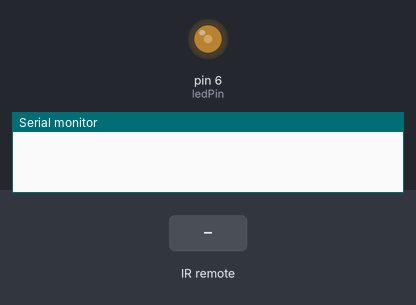
Simulated run of this sketch. Board: Arduino Uno, built with avr-gcc and run on an emulated ATmega328P. Parts: output pins drawn as LEDs (lit = HIGH), the last lines printed to the serial monitor. Inputs (shaded band) come from the test bench.

Above: at 1.2 s.
1.3 s: infrared code 0xFFC23D received
At 1.6 s:
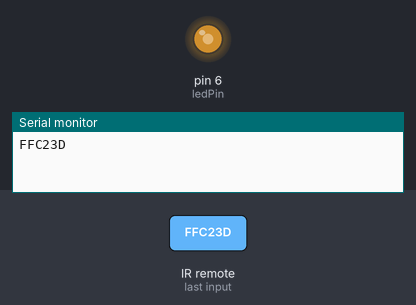
2.8 s: infrared code 0xA3C8EDDB received
At 4.0 s:
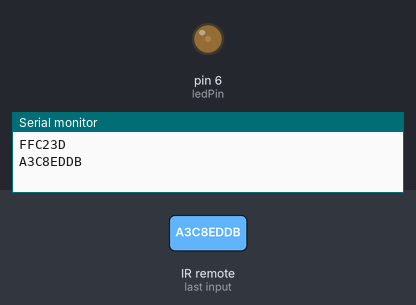
4.3 s: infrared code 0xF076C13B received
At 5.2 s:
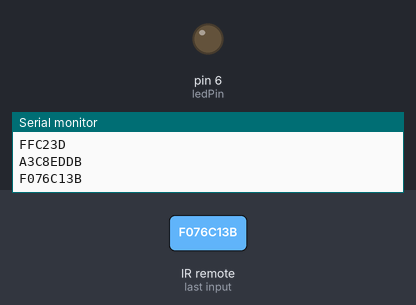
5.8 s: infrared code 0xFFC23D received
At 6.3 s:
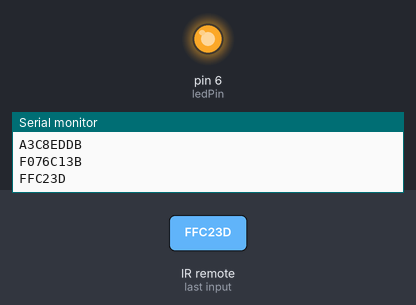
Timing chart, 0 to 8.3 s (numbered marks = the images above; inputs shaded):
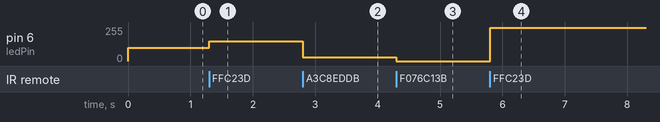

Measured:
- after the input at 1.3 s, pin 6 (ledPin): 100/255 → 150/255 at once
- after the input at 2.8 s, pin 6 (ledPin): 150/255 → 30/255 at once
- after the input at 4.3 s, pin 6 (ledPin): 30/255 → 0/255 at once
- after the input at 5.8 s, pin 6 (ledPin): 0/255 → 250/255 at once

The sketch:

_____.ino
```cpp
    //本例来自于红外接收模块的IRremote自带范例
    /*
     * IRremote: IRrecvDemo - demonstrates receiving IR codes with IRrecv
     * An IR detector/demodulator must be connected to the input RECV_PIN.
     * Version 0.1 July, 2009
     * Copyright 2009 Ken Shirriff
     * [url]http://arcfn.com[/url]
     */

    #include <IRremote.h>

    int RECV_PIN = 11;//定义红外接收器的引脚为11
     int ledPin=6;
     int lumix=100;
    IRrecv irrecv(RECV_PIN);

    decode_results results;

    void setup()
    {
      Serial.begin(9600);
      irrecv.enableIRIn(); // 初始化红外接收器
    }

    void loop() {
      if (irrecv.decode(&results)) {
        switch(results.value)
        {
         case  0xFFC23D:
           lumix=250-lumix;
           break;
         case 0xA3C8EDDB:
           lumix=+30;
           break;
          case 0xF076C13B:
            lumix-=30;
            break;

        }
        Serial.println(results.value,HEX);//以16进制换行输出接收代码
        Serial.println();//为了便于观看输出结果增加一个空行
        irrecv.resume(); // 接收下一个值
      }
      analogWrite(ledPin,lumix);
    }
```
